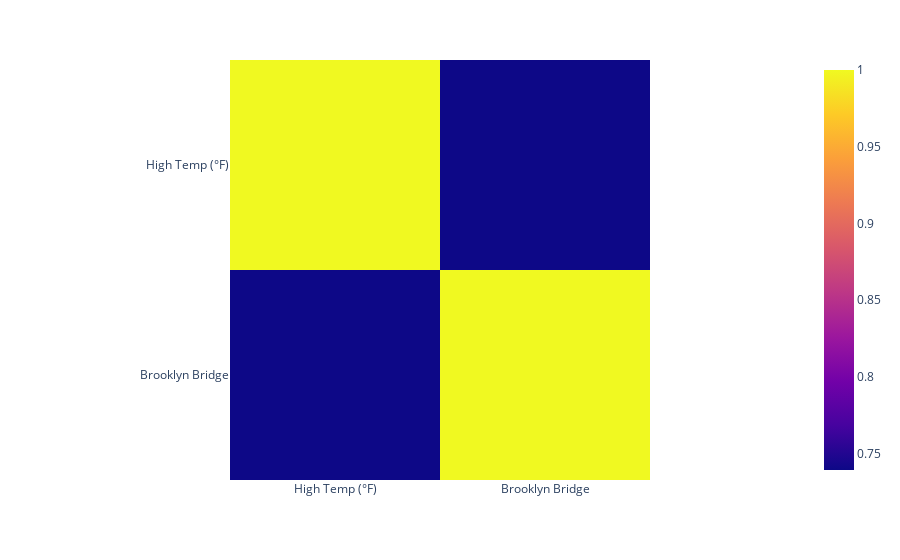

The cell this chart's notebook holds for it:
### Code cell
px.imshow(corrM)

### Figure 1 — Plotly figure (JSON) as saved in the notebook; plotly's stock layout.template omitted (floating-point values rounded to 4 significant figures)
{"data": [{"coloraxis": "coloraxis", "hovertemplate": "x: %{x}<br>y: %{y}<br>color: %{z}<extra></extra>", "name": "0", "type": "heatmap", "x": ["High Temp (°F)", "Brooklyn Bridge"], "xaxis": "x", "y": ["High Temp (°F)", "Brooklyn Bridge"], "yaxis": "y", "z": [[1, 0.7394], [0.7394, 1]]}], "layout": {"coloraxis": {"colorscale": [[0, "#0d0887"], [0.1111, "#46039f"], [0.2222, "#7201a8"], [0.3333, "#9c179e"], [0.4444, "#bd3786"], [0.5556, "#d8576b"], [0.6667, "#ed7953"], [0.7778, "#fb9f3a"], [0.8889, "#fdca26"], [1, "#f0f921"]]}, "margin": {"t": 60}, "xaxis": {"anchor": "y", "constrain": "domain", "domain": [0, 1], "scaleanchor": "y"}, "yaxis": {"anchor": "x", "autorange": "reversed", "constrain": "domain", "domain": [0, 1]}}}
